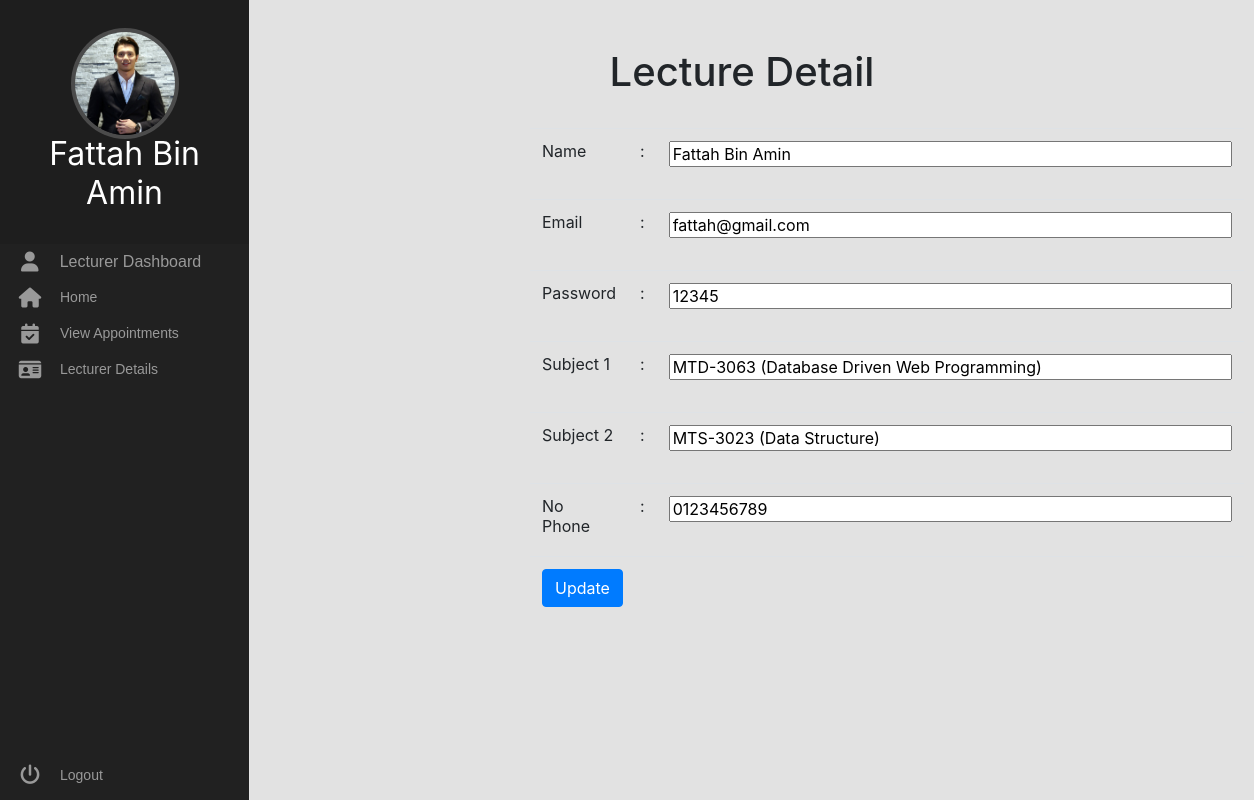
Page /lecturer/detail.php (signed in) on the committed database.
### tables this page shows
CREATE TABLE `lecturer` (
  `id` int(11) NOT NULL,
  `name` varchar(25) NOT NULL,
  `email` varchar(25) NOT NULL,
  `password` varchar(8) NOT NULL,
  `profile` varchar(25) NOT NULL,
  `subject1` varchar(60) NOT NULL,
  `subject2` varchar(60) NOT NULL,
  `phone` varchar(12) NOT NULL,
  `role` varchar(10) NOT NULL
);

### lecturer/detail.php (the view, shortened to what this page needs)
<?php
include_once("../config.php");
include('dashboard.php');
?>
<head>
  <link rel="stylesheet" href="../CSS/bootstrap.min.css" />
  <link rel="stylesheet" href="../CSS/style.css" />
</head>
<?php
$result = mysqli_query($mysqli, "SELECT * FROM lecturer WHERE id= '".$_SESSION['id']."'");
if($result){
    $row = mysqli_fetch_array($result, MYSQLI_ASSOC);
?>
<html>
<div class="main">
<br><br>
    <center>
	<h1>Lecture Detail</h1><br>
    <div style="margin-left:270px;">
		<form action = "insertData.php" method  = "POST">
		<table class="table">
		<tr>
			<td>
                <label for="name">Name</label>
                <td width="2%">:</td>
                <td>
                <input type="text" id="name" name="name" size="50" value="<?php echo $row['name']?>"><br><br>
			</td>
		</tr>
		<tr>
			<td>
				<label for="email">Email</label>
                <td width="2%">:</td>
                <td>
                <input type="text" id="email" name="email" size="50" value="<?php echo $row['email']?>"><br><br>
			</td>
		</tr>
		<tr>
			<td>
				<label for="password">Password</label>
				</td>
                <td width="2%">:</td>
                <td>
                <input type="text" id="password" name="password" size="50" value="<?php echo $row['password']?>"><br><br>
			</td>
		</tr>
		<tr>
			<td>
				<label for="subject">Subject 1</label>
				</td>
                <td width="2%">:</td>
                <td>
                <input type="text" id="subject1" name="subject1" size="50" value="<?php echo $row['subject1']?>"><br><br>
			</td>
		</tr>
		<tr>
			<td>
				<label for="subject">Subject 2</label>
				</td>
                <td width="2%">:</td>
                <td>
                <input type="text" id="subject2" name="subject2" size="50" value="<?php echo $row['subject2']?>"><br><br>
			</td>
		</tr>
		<tr>
			<td>
				<label for="phone">No Phone</label>
				</td>
                <td width="2%">:</td>
                <td>
                <input type="text" id="phone" name="phone" size="50" value="<?php echo $row['phone']?>"><br><br>
			</td>
		</tr>
		<tr>
			<td colspan="3">
			<button type = "submit" class = "btn btn-primary" name = "update">Update</button>
			</td>
		</tr>
		</table>
		 </form>
		 </div>
		 </center>
</body>
</div>
</html>
<?php
}
?>

### lecturer/dashboard.php (shortened to what this page needs)
<html>
<head>
  <link rel="stylesheet" href="../CSS/bootstrap.min.css" />
  <link rel="stylesheet" href="../CSS/dashboard.css" />
  <link rel="stylesheet" href="../CSS/style.css" />
</head>
<?php
include_once("../config.php");
$result = mysqli_query($mysqli, "SELECT * FROM lecturer WHERE id= '".$_SESSION['id']."'");
while ($row = mysqli_fetch_array($result)) {
    $name = $row['name'];
    $profile = $row['profile'];
}
?>
  <body>
    <div class="area">
    <nav class="main-menu">
    <header class="avatar">
		<img src="profile/<?php echo $profile ?>" alt="">
    <h2><?php echo $name?></h2>
    </header>
            <i class="fa fa-user fa-2x"></i>
            <span class="nav-text">Lecturer Dashboard </span>
        <li>
          <a href="home.php">
            <i class="fa fa-home fa-2x"></i>
            <span class="nav-text"> Home </span>
          </a>
        </li>
        <li class="has-subnav">
          <a href="listappointment.php">
            <i class="fa fa-calendar-check fa-2x"></i>
            <span class="nav-text"> View Appointments </span>
          </a>
        </li>
        <li class="has-subnav">
          <a href="detail.php">
            <i class="fa fa-id-card fa-2x"></i>
            <span class="nav-text"> Lecturer Details </span>
          </a>
</li>
      <ul class="logout">
        <li>
          <a href="../index.html">
            <i class="fa fa-power-off fa-2x"></i>
            <span class="nav-text"> Logout </span>
          </a>
        </li>
      </ul>
    </nav>
  </body>
</html>

### CSS/dashboard.css (style rules this page uses)
body { background: #f8f8f8; }

### CSS/style.css (style rules this page uses)
.fa-2x { font-size: 2em; }
.fa { position: relative; display: table-cell; width: 60px; height: 36px; text-align: center; vertical-align: middle; font-size: 20px; color: #999; }
.main-menu { background: #212121; border-right: 1px solid #e5e5e5; position: absolute; top: 0; bottom: 0; height: 100%; left: 0; width: 250px; }
.main-menu > ul { margin: 7px 0; }
.main-menu li { position: relative; display: block; width: 250px; }
.main-menu li > a { position: relative; display: table; border-collapse: collapse; border-spacing: 0; color: #999; font-family: arial; font-size: 14px; text-decoration: none; }
.main-menu .nav-text { position: relative; display: table-cell; vertical-align: middle; width: 190px; font-family: "Titillium Web", sans-serif; color: #999; }
.main-menu > ul.logout { position: absolute; left: 0; bottom: 0; }
nav { -webkit-user-select: none; -moz-user-select: none; -ms-user-select: none; -o-user-select: none; user-select: none; }
nav ul, nav li { outline: 0; margin: 0; padding: 0; }
.area { float: left; background: #e2e2e2; width: 100%; height: 100%; }
.avatar { background: rgba(0, 0, 0, 0.1); padding: 2em 0.5em; text-align: center; }
img { width: 100px; border-radius: 50%; box-shadow: 0 0 0 4px rgba(255, 255, 255, 0.2); }
h2 { font-weight: normal; margin-bottom: 0; color: #fff; }
.main { margin-left: 230px; padding: 0px 30px; }

### rows in the picture
lecturer: profile (picture), name "Fattah Bin Amin", email "fattah@gmail.com", password "12345", subject1 "MTD-3063 (Database Driven Web Programming)", subject2 "MTS-3023 (Data Structure)", phone "0123456789"
